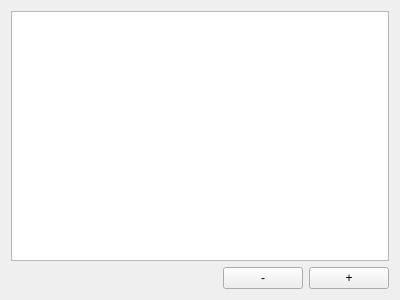
<?xml version="1.0" encoding="UTF-8"?>
<ui version="4.0">
 <class>HeaderControllerWidget</class>
 <widget class="QWidget" name="HeaderControllerWidget">
  <property name="geometry">
   <rect>
    <x>0</x>
    <y>0</y>
    <width>400</width>
    <height>300</height>
   </rect>
  </property>
  <property name="windowTitle">
   <string>Form</string>
  </property>
  <layout class="QVBoxLayout" name="verticalLayout">
   <item>
    <widget class="QListView" name="listView"/>
   </item>
   <item>
    <layout class="QHBoxLayout" name="horizontalLayout">
     <item>
      <spacer name="horizontalSpacer">
       <property name="orientation">
        <enum>Qt::Horizontal</enum>
       </property>
       <property name="sizeHint" stdset="0">
        <size>
         <width>40</width>
         <height>20</height>
        </size>
       </property>
      </spacer>
     </item>
     <item>
      <widget class="QPushButton" name="removeHeader">
       <property name="text">
        <string>-</string>
       </property>
      </widget>
     </item>
     <item>
      <widget class="QPushButton" name="addHeader">
       <property name="text">
        <string>+</string>
       </property>
      </widget>
     </item>
    </layout>
   </item>
  </layout>
 </widget>
 <resources/>
 <connections/>
</ui>
